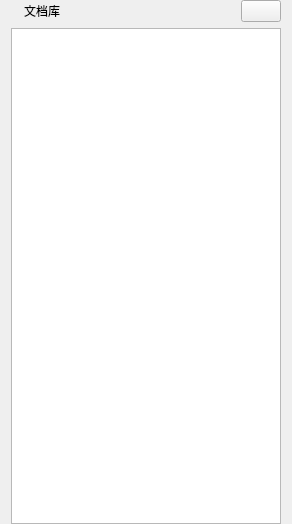
<?xml version="1.0" encoding="UTF-8"?>
<ui version="4.0">
 <class>MRLibraryTree</class>
 <widget class="QWidget" name="MRLibraryTree">
  <property name="geometry">
   <rect>
    <x>0</x>
    <y>0</y>
    <width>292</width>
    <height>524</height>
   </rect>
  </property>
  <property name="windowTitle">
   <string>Form</string>
  </property>
  <layout class="QVBoxLayout" name="verticalLayout">
   <property name="topMargin">
    <number>0</number>
   </property>
   <property name="bottomMargin">
    <number>0</number>
   </property>
   <item>
    <layout class="QHBoxLayout" name="horizontalLayout">
     <item>
      <widget class="QLabel" name="MRLTIcon">
       <property name="text">
        <string/>
       </property>
       <property name="pixmap">
        <pixmap resource="../MindReader/res/resource.qrc">:/img/library</pixmap>
       </property>
       <property name="scaledContents">
        <bool>true</bool>
       </property>
      </widget>
     </item>
     <item>
      <widget class="QLabel" name="MRLTTitle">
       <property name="text">
        <string>文档库</string>
       </property>
      </widget>
     </item>
     <item>
      <spacer name="horizontalSpacer">
       <property name="orientation">
        <enum>Qt::Horizontal</enum>
       </property>
       <property name="sizeHint" stdset="0">
        <size>
         <width>40</width>
         <height>20</height>
        </size>
       </property>
      </spacer>
     </item>
     <item>
      <widget class="QPushButton" name="MRLTRefresh">
       <property name="text">
        <string/>
       </property>
       <property name="icon">
        <iconset resource="../MindReader/res/resource.qrc">
         <normaloff>:/img/refresh</normaloff>:/img/refresh</iconset>
       </property>
       <property name="iconSize">
        <size>
         <width>32</width>
         <height>32</height>
        </size>
       </property>
      </widget>
     </item>
    </layout>
   </item>
   <item>
    <widget class="QTreeView" name="articleTree">
     <property name="indentation">
      <number>20</number>
     </property>
     <property name="headerHidden">
      <bool>true</bool>
     </property>
     <attribute name="headerVisible">
      <bool>false</bool>
     </attribute>
    </widget>
   </item>
  </layout>
 </widget>
 <resources>
  <include location="../MindReader/res/resource.qrc"/>
 </resources>
 <connections/>
</ui>
